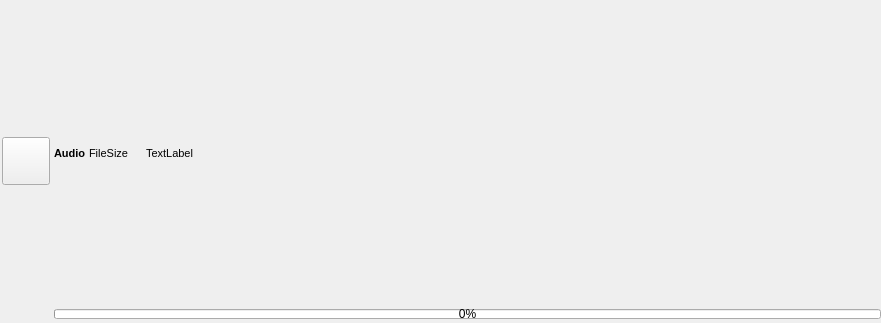
<?xml version="1.0" encoding="UTF-8"?>
<ui version="4.0">
 <class>FileItemWidget</class>
 <widget class="QWidget" name="FileItemWidget">
  <property name="geometry">
   <rect>
    <x>0</x>
    <y>0</y>
    <width>881</width>
    <height>323</height>
   </rect>
  </property>
  <property name="sizePolicy">
   <sizepolicy hsizetype="Expanding" vsizetype="Preferred">
    <horstretch>0</horstretch>
    <verstretch>0</verstretch>
   </sizepolicy>
  </property>
  <property name="minimumSize">
   <size>
    <width>0</width>
    <height>0</height>
   </size>
  </property>
  <property name="windowTitle">
   <string>Form</string>
  </property>
  <layout class="QGridLayout" name="gridLayout">
   <property name="leftMargin">
    <number>0</number>
   </property>
   <property name="topMargin">
    <number>0</number>
   </property>
   <property name="rightMargin">
    <number>0</number>
   </property>
   <property name="bottomMargin">
    <number>0</number>
   </property>
   <property name="spacing">
    <number>0</number>
   </property>
   <item row="0" column="0">
    <layout class="QHBoxLayout" name="horizontalLayout_3">
     <property name="spacing">
      <number>4</number>
     </property>
     <property name="leftMargin">
      <number>2</number>
     </property>
     <item>
      <widget class="QPushButton" name="FileIconButton">
       <property name="sizePolicy">
        <sizepolicy hsizetype="Fixed" vsizetype="Fixed">
         <horstretch>0</horstretch>
         <verstretch>0</verstretch>
        </sizepolicy>
       </property>
       <property name="minimumSize">
        <size>
         <width>48</width>
         <height>48</height>
        </size>
       </property>
       <property name="maximumSize">
        <size>
         <width>48</width>
         <height>48</height>
        </size>
       </property>
       <property name="text">
        <string/>
       </property>
       <property name="iconSize">
        <size>
         <width>48</width>
         <height>48</height>
        </size>
       </property>
      </widget>
     </item>
     <item>
      <layout class="QVBoxLayout" name="verticalLayout">
       <property name="spacing">
        <number>0</number>
       </property>
       <property name="topMargin">
        <number>0</number>
       </property>
       <property name="bottomMargin">
        <number>4</number>
       </property>
       <item>
        <layout class="QHBoxLayout" name="horizontalLayout_2">
         <property name="spacing">
          <number>0</number>
         </property>
         <property name="bottomMargin">
          <number>2</number>
         </property>
         <item>
          <widget class="QLabel" name="FileTypeLabel">
           <property name="font">
            <font>
             <pointsize>8</pointsize>
             <bold>true</bold>
            </font>
           </property>
           <property name="text">
            <string>Audio </string>
           </property>
          </widget>
         </item>
         <item>
          <widget class="QLabel" name="FriendSizeLabel">
           <property name="font">
            <font>
             <pointsize>8</pointsize>
            </font>
           </property>
           <property name="text">
            <string>FileSize</string>
           </property>
          </widget>
         </item>
         <item>
          <spacer name="horizontalSpacer_3">
           <property name="orientation">
            <enum>Qt::Horizontal</enum>
           </property>
           <property name="sizeType">
            <enum>QSizePolicy::Fixed</enum>
           </property>
           <property name="sizeHint" stdset="0">
            <size>
             <width>10</width>
             <height>20</height>
            </size>
           </property>
          </spacer>
         </item>
         <item>
          <widget class="QLabel" name="FileStatus">
           <property name="text">
            <string/>
           </property>
          </widget>
         </item>
         <item>
          <widget class="QLabel" name="FileNameLabel">
           <property name="sizePolicy">
            <sizepolicy hsizetype="Expanding" vsizetype="Preferred">
             <horstretch>0</horstretch>
             <verstretch>0</verstretch>
            </sizepolicy>
           </property>
           <property name="font">
            <font>
             <pointsize>8</pointsize>
            </font>
           </property>
           <property name="text">
            <string>TextLabel</string>
           </property>
           <property name="wordWrap">
            <bool>true</bool>
           </property>
          </widget>
         </item>
        </layout>
       </item>
       <item>
        <widget class="QProgressBar" name="FileProgressBar">
         <property name="minimumSize">
          <size>
           <width>0</width>
           <height>10</height>
          </size>
         </property>
         <property name="maximumSize">
          <size>
           <width>16777215</width>
           <height>10</height>
          </size>
         </property>
         <property name="value">
          <number>0</number>
         </property>
        </widget>
       </item>
      </layout>
     </item>
    </layout>
   </item>
  </layout>
 </widget>
 <resources/>
 <connections/>
</ui>
